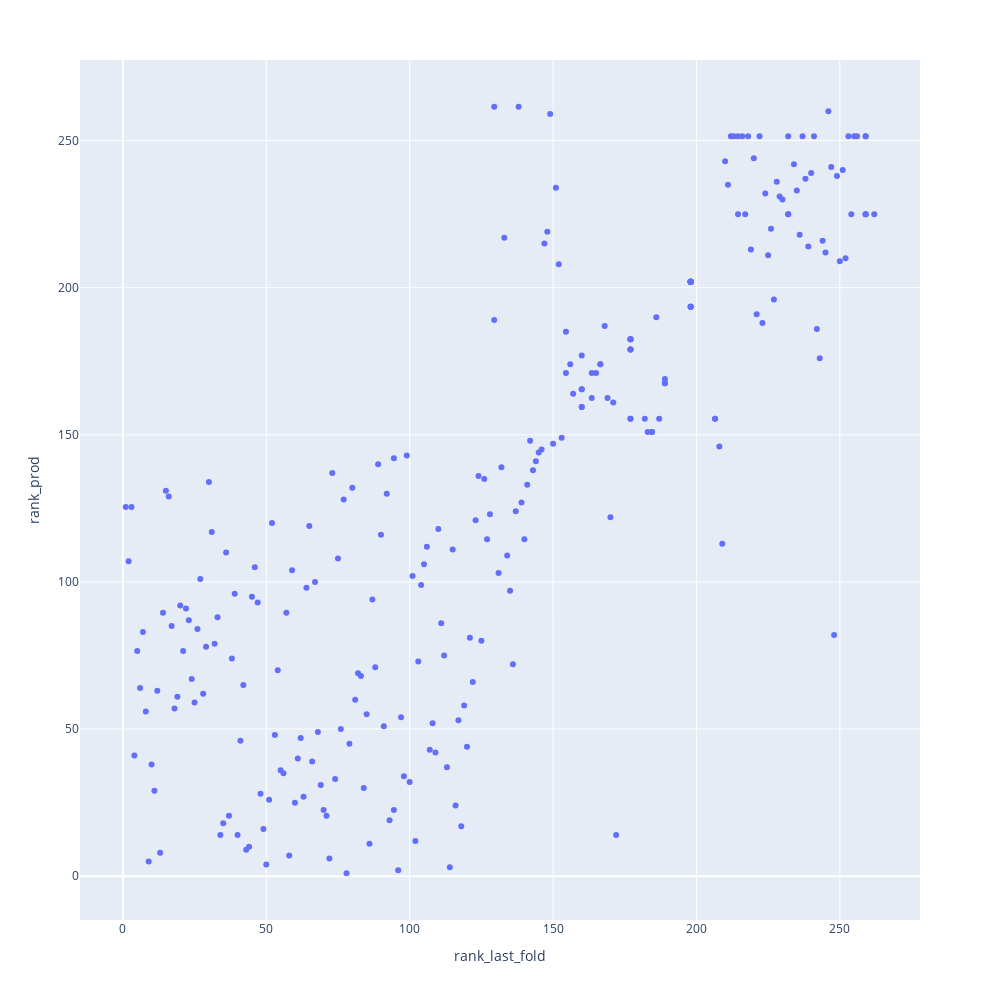

Notebook source saved alongside this figure:
### Code cell
compare_last_prod = pd.merge(results,last_fold_results,on=['model','param_config']).sort_values('rank_last_fold')[['model','param_config','precision_test','precision_prod','rank_last_fold','rank_prod']]
compare_last_prod['diff_last_prod'] =compare_last_prod['rank_last_fold'] - compare_last_prod.rank_prod
fig = compare_last_prod.plot(kind ='scatter',x='rank_last_fold',y='rank_prod',width=1000,height=1000)
#plotly.offline.plot(fig, filename='fig_ranks_last_prod.html')
fig.show()

### Figure 1 — Plotly figure (JSON) as saved in the notebook; plotly's stock layout.template omitted (floating-point values rounded to 4 significant figures; data arrays with more than 128 entries replaced by an {"elided": "..."} marker saying what was removed)
{"data": [{"hovertemplate": "rank_last_fold=%{x}<br>rank_prod=%{y}<extra></extra>", "legendgroup": "", "marker": {"color": "#636efa", "symbol": "circle"}, "mode": "markers", "name": "", "orientation": "v", "showlegend": false, "type": "scatter", "x": {"elided": "262 float values"}, "xaxis": "x", "y": {"elided": "262 float values"}, "yaxis": "y"}], "layout": {"height": 1000, "legend": {"tracegroupgap": 0}, "margin": {"t": 60}, "width": 1000, "xaxis": {"anchor": "y", "autorange": true, "domain": [0, 1], "range": [-14.95, 278.0], "title": {"text": "rank_last_fold"}, "type": "linear"}, "yaxis": {"anchor": "x", "autorange": true, "domain": [0, 1], "range": [-14.89, 277.4], "title": {"text": "rank_prod"}, "type": "linear"}}}
